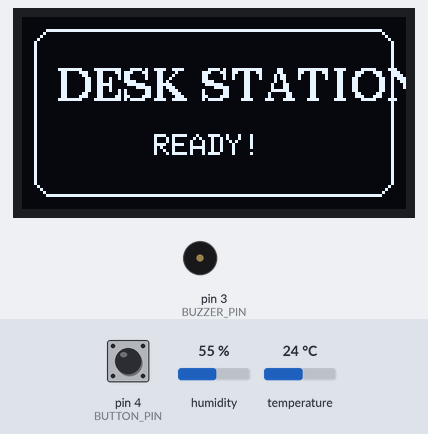
Simulated run of this sketch. Board: Arduino Nano, built with avr-gcc and run on an emulated ATmega328P. Shown: 128×64 one-colour display, buzzer (waves = sounding, pin HIGH). The test bench sets the inputs (shaded band); at power-on: humidity 55 %, temperature 24 °C, pin 4 (BUTTON_PIN) HIGH. The local clock reads 2024-03-15 10:24:30 at power-on unless the sketch sets it.

Above: at 0.4 s.
At 2.7 s:
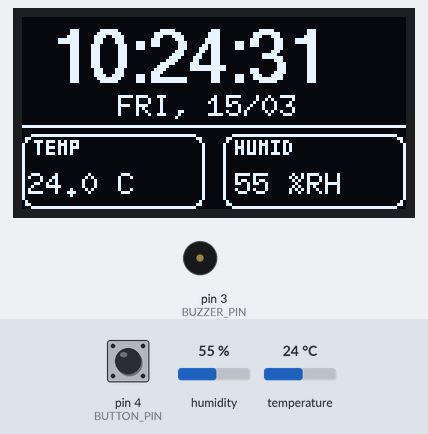
2.8 s: humidity set to 22 %
At 4.8 s:
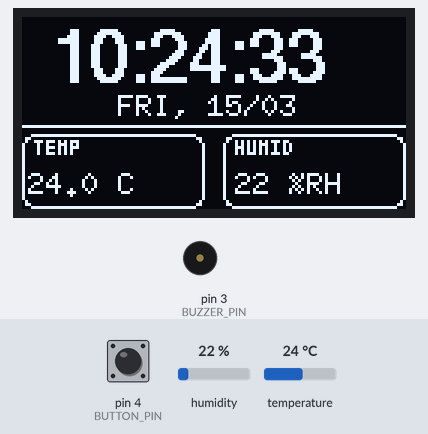
5.7 s: temperature set to 12 °C
At 6.9 s:
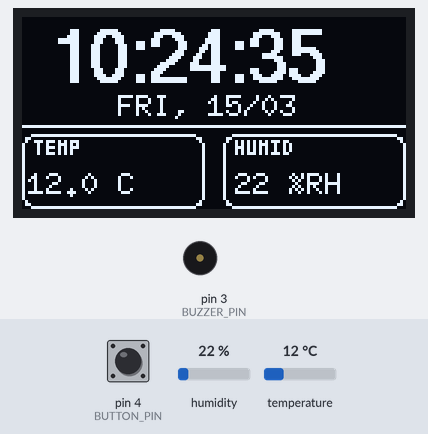
7.9 s: humidity set to 40 %
At 9.7 s:
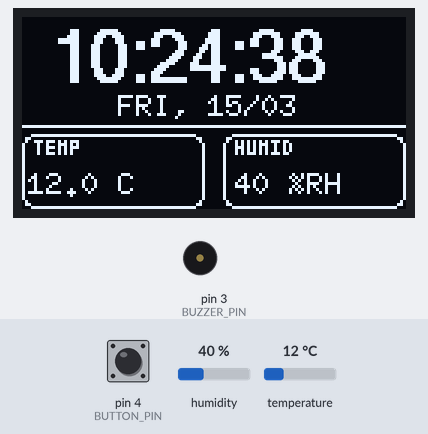
Timing chart, 0 to 11.2 s (numbered marks = the images above; inputs shaded):
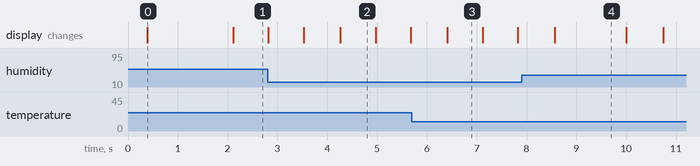

Measured:
- what the display in image 0 shows lasts 1.7 s, from 0.4 s to 2.1 s
- what the display in image 2 shows lasts 0.7 s, from 4.3 s to 5.0 s
- what the display in image 4 shows lasts 1.4 s, from 8.6 s to 10.0 s

The sketch:

sketch_sep28a.ino
```cpp
#include <Arduino.h>
#include <Wire.h>
#include <U8g2lib.h>
#include <RTClib.h>
#include <DHT.h>

// 1. GUNAKAN MODE PAGE BUFFER (_1_) AGAR TIDAK KEHABISAN RAM
U8G2_SH1106_128X64_NONAME_1_HW_I2C u8g2(U8G2_R0, /* reset=*/ U8X8_PIN_NONE);

// 2. KONFIGURASI RTC & SENSOR
RTC_DS1307 rtc; // Ubah ke RTC_DS3231 rtc; jika kamu memakai DS3231

const char daysOfTheWeek[7][4] = {"SUN", "MON", "TUE", "WED", "THU", "FRI", "SAT"};

#define DHTPIN 2
#define DHTTYPE DHT11
DHT dht(DHTPIN, DHTTYPE);

#define BUZZER_PIN 3
#define BUTTON_PIN 4

const int alarmHour = 22;
const int alarmMinute = 33;

bool isAlarmRinging = false;
bool alarmDismissed = false;

void setup() {
  Wire.begin();
  Wire.setClock(100000);

  u8g2.setI2CAddress(0x3C * 2);
  u8g2.begin();

  pinMode(BUZZER_PIN, OUTPUT);
  digitalWrite(BUZZER_PIN, LOW);
  pinMode(BUTTON_PIN, INPUT_PULLUP);

  dht.begin();

  if (rtc.begin()) {
    if (!rtc.isrunning()) {
      rtc.adjust(DateTime(F(__DATE__), F(__TIME__)));
    }
  }

  // Splash Screen Awal
  u8g2.firstPage();
  do {
    u8g2.drawRFrame(4, 4, 120, 56, 6);
    u8g2.setFont(u8g2_font_ncenB10_tr);
    u8g2.drawStr(12, 28, "DESK STATION");
    u8g2.setFont(u8g2_font_6x10_tr);
    u8g2.drawStr(44, 46, "READY!");
  } while (u8g2.nextPage());

  delay(1200);
}

void loop() {
  DateTime now = rtc.now();
  int h = now.hour();
  int m = now.minute();
  int s = now.second();

  float temp = dht.readTemperature();
  float hum  = dht.readHumidity();

  // Logika Alarm
  if (m != alarmMinute) {
    alarmDismissed = false;
  }

  if (h == alarmHour && m == alarmMinute && !alarmDismissed) {
    isAlarmRinging = true;
  } else {
    isAlarmRinging = false;
  }

  if (digitalRead(BUTTON_PIN) == LOW) {
    if (isAlarmRinging) {
      isAlarmRinging = false;
      alarmDismissed = true;
      digitalWrite(BUZZER_PIN, LOW);
    }
    delay(50);
  }

  if (isAlarmRinging) {
    digitalWrite(BUZZER_PIN, HIGH);
    delay(100);
    digitalWrite(BUZZER_PIN, LOW);
    delay(100);
  } else {
    digitalWrite(BUZZER_PIN, LOW);
  }

  // Formating Teks
  char timeBuf[10];
  snprintf(timeBuf, sizeof(timeBuf), "%02d:%02d:%02d", h, m, s);

  char dateBuf[20];
  snprintf(dateBuf, sizeof(dateBuf), "%s, %02d/%02d", daysOfTheWeek[now.dayOfTheWeek()], now.day(), now.month());

  char tempBuf[10];
  if (isnan(temp)) strcpy(tempBuf, "-- C");
  else { dtostrf(temp, 4, 1, tempBuf); strcat(tempBuf, " C"); }

  char humBuf[10];
  if (isnan(hum)) strcpy(humBuf, "-- %");
  else snprintf(humBuf, sizeof(humBuf), "%d %%RH", (int)hum);

  // --------------------------------------------------
  // TAMPILAN PAGE LOOP (Paling Stabil di Arduino Nano)
  // --------------------------------------------------
  u8g2.firstPage();
  do {
    // 1. JAM UTAMA
    u8g2.setFont(u8g2_font_helvB18_tr);
    u8g2.drawStr(10, 22, timeBuf);

    // 2. TANGGAL & HARI
    u8g2.setFont(u8g2_font_6x10_tr);
    u8g2.drawStr(32, 33, dateBuf);

    // Garis Pembatas Horisontal
    u8g2.drawHLine(0, 36, 128);

    // 3. KARTU SUHU
    u8g2.drawRFrame(0, 39, 61, 25, 4);
    u8g2.setFont(u8g2_font_micro_tr);
    u8g2.drawStr(4, 46, "TEMP");
    u8g2.setFont(u8g2_font_6x10_tr);
    u8g2.drawStr(2, 59, tempBuf);

    // 4. KARTU KELEMBAPAN
    u8g2.drawRFrame(67, 39, 61, 25, 4);
    u8g2.setFont(u8g2_font_micro_tr);
    u8g2.drawStr(71, 46, "HUMID");
    u8g2.setFont(u8g2_font_6x10_tr);
    u8g2.drawStr(71, 59, humBuf);

  } while (u8g2.nextPage());

  delay(200);
}
```
